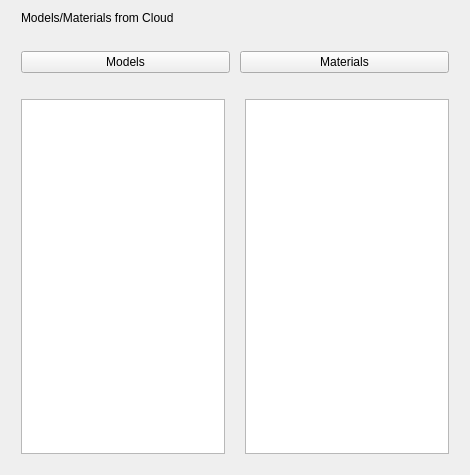
<?xml version="1.0" encoding="UTF-8"?>
<ui version="4.0">
 <class>TestListFolderServer</class>
 <widget class="QWidget" name="TestListFolderServer">
  <property name="geometry">
   <rect>
    <x>0</x>
    <y>0</y>
    <width>470</width>
    <height>475</height>
   </rect>
  </property>
  <property name="windowTitle">
   <string>Form</string>
  </property>
  <layout class="QVBoxLayout" name="verticalLayout_2">
   <item>
    <layout class="QVBoxLayout" name="verticalLayout">
     <property name="spacing">
      <number>10</number>
     </property>
     <property name="leftMargin">
      <number>10</number>
     </property>
     <property name="rightMargin">
      <number>10</number>
     </property>
     <property name="bottomMargin">
      <number>10</number>
     </property>
     <item>
      <widget class="QLabel" name="label">
       <property name="text">
        <string>Models/Materials from Cloud</string>
       </property>
      </widget>
     </item>
    </layout>
   </item>
   <item>
    <layout class="QHBoxLayout" name="horizontalLayout">
     <property name="spacing">
      <number>10</number>
     </property>
     <property name="leftMargin">
      <number>10</number>
     </property>
     <property name="topMargin">
      <number>10</number>
     </property>
     <property name="rightMargin">
      <number>10</number>
     </property>
     <property name="bottomMargin">
      <number>10</number>
     </property>
     <item>
      <widget class="QPushButton" name="modelsPushButton">
       <property name="text">
        <string>Models</string>
       </property>
      </widget>
     </item>
     <item>
      <widget class="QPushButton" name="materialsPushButton">
       <property name="text">
        <string>Materials</string>
       </property>
      </widget>
     </item>
    </layout>
   </item>
   <item>
    <layout class="QHBoxLayout" name="horizontalLayout_2">
     <property name="spacing">
      <number>20</number>
     </property>
     <property name="leftMargin">
      <number>10</number>
     </property>
     <property name="topMargin">
      <number>10</number>
     </property>
     <property name="rightMargin">
      <number>10</number>
     </property>
     <property name="bottomMargin">
      <number>10</number>
     </property>
     <item>
      <widget class="QTreeView" name="treeView"/>
     </item>
     <item>
      <widget class="QListView" name="listView"/>
     </item>
    </layout>
   </item>
  </layout>
 </widget>
 <resources/>
 <connections/>
</ui>
